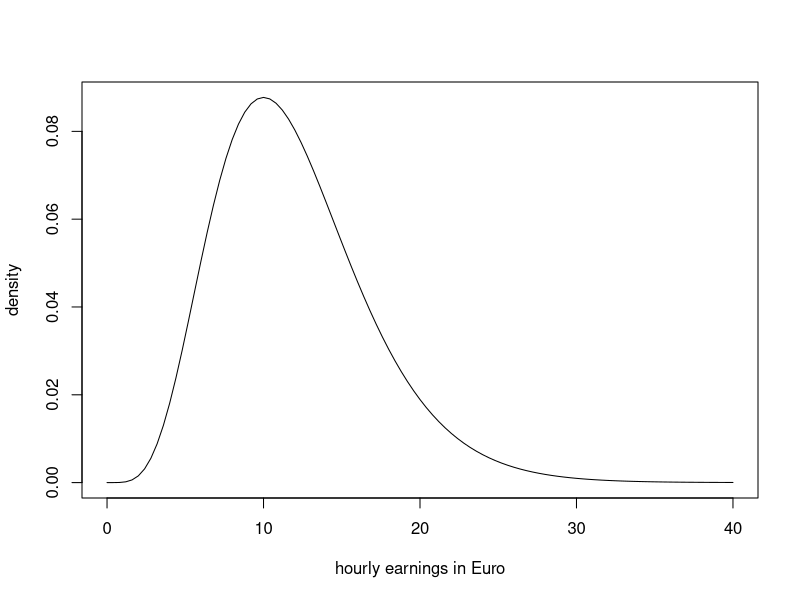
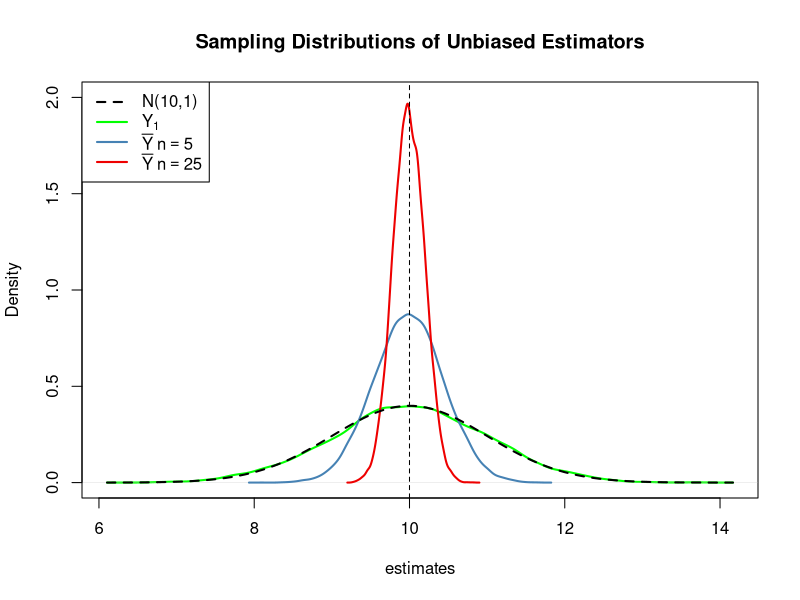
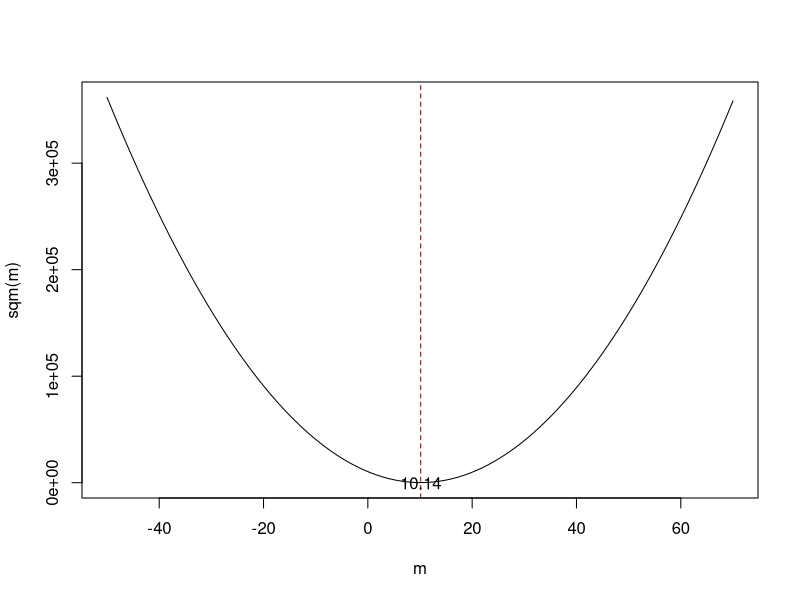
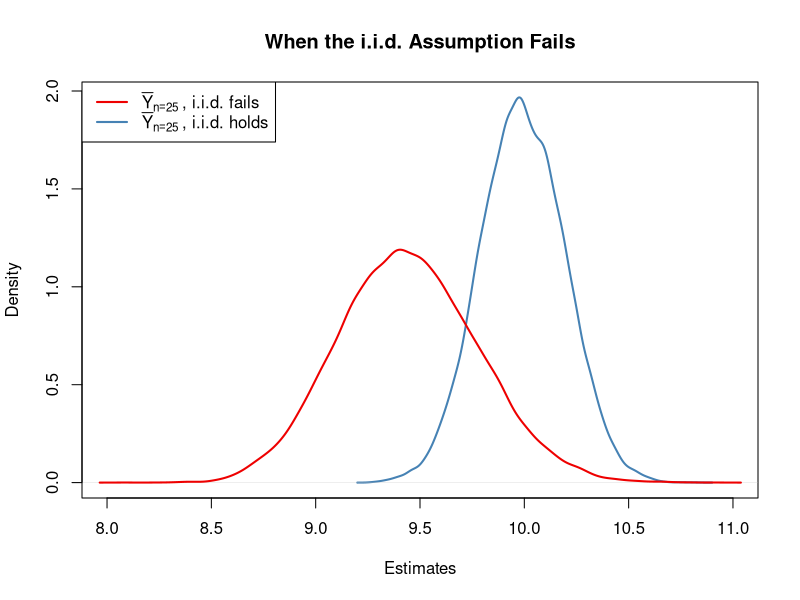
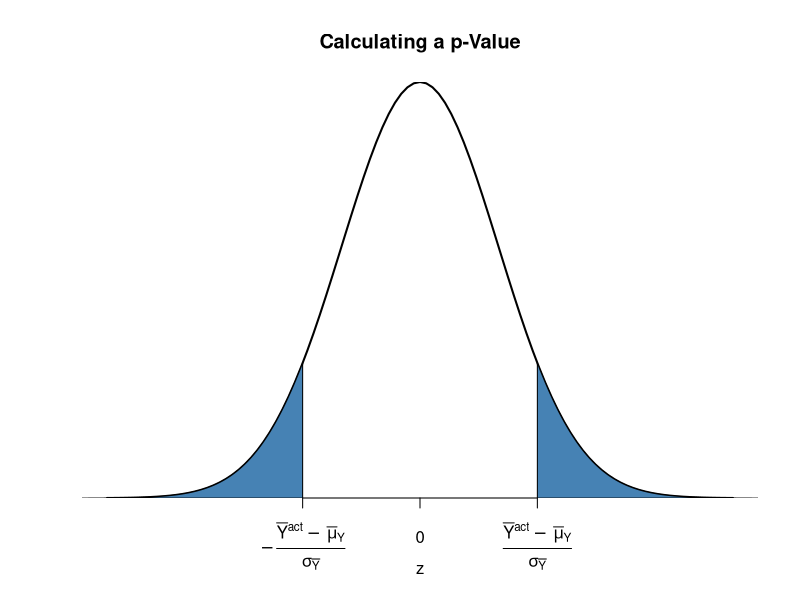
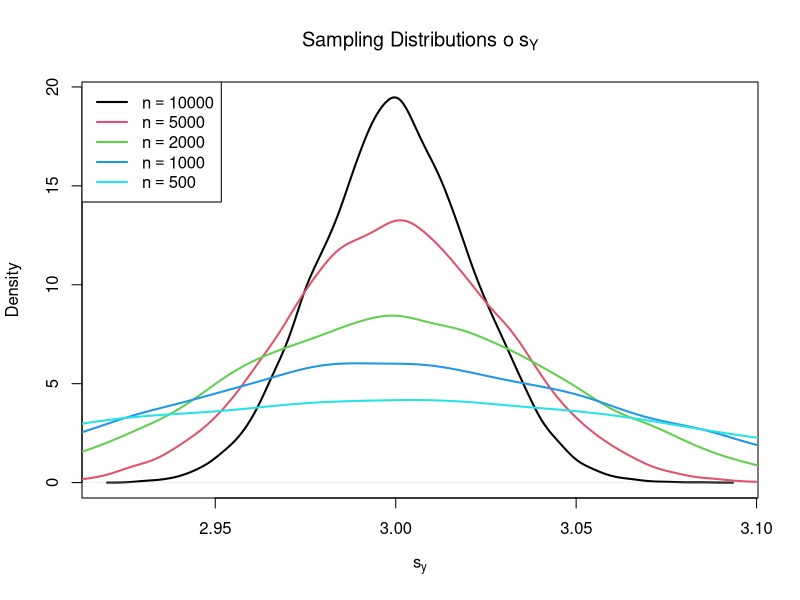
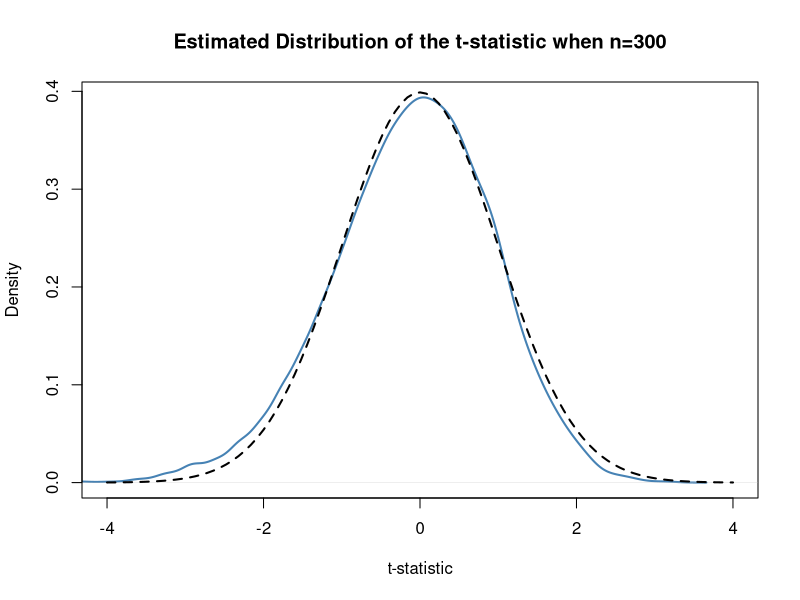
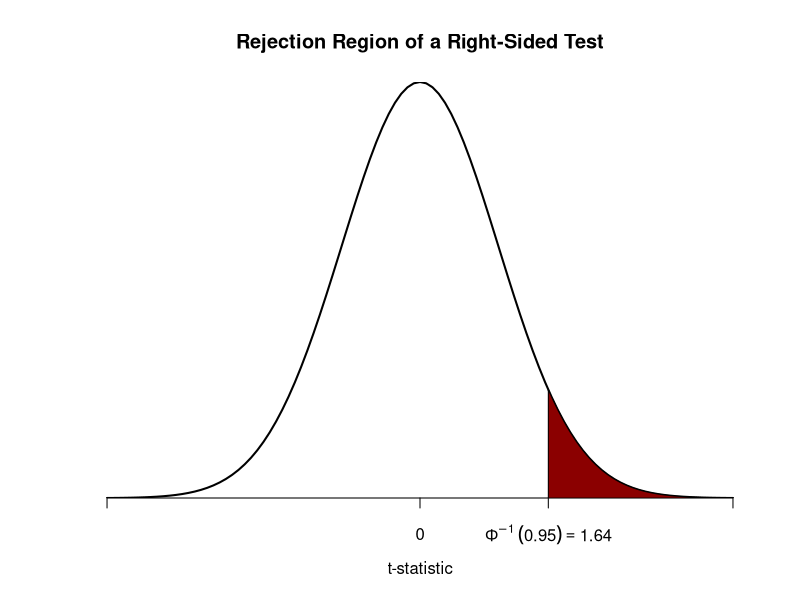

Write the R code that produced these figures, in order. (Note: this script raises an error after producing the figures.)
## ---- chunk 1
cat('
<div class = "keyconcept" id="KC3.1">
<h3 class = "right"> Key Concept 3.1 </h3>          
<h3 class = "left"> Estimators and Estimates </h3>

*Estimators* are functions of sample data drawn from an unknown population. *Estimates* are numeric values computed by estimators based on the sample data. Estimators are random variables because they are functions of *random* data. Estimates are nonrandom numbers.

</div>
')
## ---- chunk 2
cat('\\begin{keyconcepts}[Estimators and Estimates]{3.1}
\\textit{Estimators} are functions of sample data that are drawn randomly from an unknown population. \\textit{Estimates} are numeric values computed by estimators based on the sample data. Estimators are random variables because they are functions of \\textit{random} data. Estimates are nonrandom numbers.
\\end{keyconcepts}')
## ---- chunk 3
# plot the chi_12^2 distribution
curve(dchisq(x, df=12), 
      from = 0, 
      to = 40, 
      ylab = "density", 
      xlab = "hourly earnings in Euro")
## ---- chunk 4
# set seed for reproducibility
set.seed(1)

# sample from the chi_12^2 distribution, use only the first observation
rsamp <- rchisq(n = 100, df = 12)
rsamp[1]
## ---- chunk 5
cat('
<div class = "keyconcept" id="KC3.2">
<h3 class = "right"> Key Concept 3.2 </h3>          
<h3 class = "left"> Bias, Consistency and Efficiency </h3>

Desirable characteristics of an estimator include unbiasedness, consistency and efficiency.

**Unbiasedness:**  
If the mean of the sampling distribution of some estimator $\\hat\\mu_Y$ for the population mean $\\mu_Y$ equals $\\mu_Y$,
$$ E(\\hat\\mu_Y) = \\mu_Y, $$
the estimator is unbiased for $\\mu_Y$. The *bias* of $\\hat\\mu_Y$ then is $0$:

$$ E(\\hat\\mu_Y) - \\mu_Y = 0$$

**Consistency:**

We want the uncertainty of the estimator $\\mu_Y$ to decrease as the number of observations in the sample grows. More precisely, we want the probability that the estimate $\\hat\\mu_Y$ falls within a small interval around the true value $\\mu_Y$ to get increasingly closer to $1$ as $n$ grows. We write this as

$$ \\hat\\mu_Y \\xrightarrow{p} \\mu_Y. $$

**Variance and efficiency:**

We want the estimator to be efficient. Suppose we have two estimators, $\\hat\\mu_Y$ and $\\overset{\\sim}{\\mu}_Y$ and for some given sample size $n$ it holds that

$$ E(\\hat\\mu_Y) = E(\\overset{\\sim}{\\mu}_Y) = \\mu_Y $$
but
$$\\text{Var}(\\hat\\mu_Y) < \\text{Var}(\\overset{\\sim}{\\mu}_Y).$$

We then prefer to use $\\hat\\mu_Y$ as it has a lower variance than $\\overset{\\sim}{\\mu}_Y$, meaning that $\\hat\\mu_Y$ is more *efficient* in using the information provided by the observations in the sample.

</div>
')
## ---- chunk 6
cat('\\begin{keyconcepts}[Bias\\comma Consistency and Efficiency]{3.2}
Desirable characteristics of an estimator include unbiasedness, consistency and efficiency.\\newline

\\textbf{Unbiasedness:}

If the mean of the sampling distribution of some estimator $\\hat\\mu_Y$ for the population mean $\\mu_Y$ equals $\\mu_Y$,
$$ E(\\hat\\mu_Y) = \\mu_Ym, $$
the estimator is unbiased for $\\mu_Y$. The \\textit{bias} of $\\hat\\mu_Y$ then is $0$:

$$ E(\\hat\\mu_Y) - \\mu_Y = 0$$

\\textbf{Consistency:}

We want the uncertainty of the estimator $\\mu_Y$ to decrease as the number of observations in the sample grows. More precisely, we want the probability that the estimate $\\hat\\mu_Y$ falls within a small interval around the true value $\\mu_Y$ to get increasingly closer to $1$ as $n$ grows. We write this as

$$ \\hat\\mu_Y \\xrightarrow{p} \\mu_Y. $$

\\textbf{Variance and efficiency:}

We want the estimator to be efficient. Suppose we have two estimators, $\\hat\\mu_Y$ and $\\overset{\\sim}{\\mu}_Y$ and for some given sample size $n$ it holds that

$$ E(\\hat\\mu_Y) = E(\\overset{\\sim}{\\mu}_Y) = \\mu_Y $$
but
$$\\text{Var}(\\hat\\mu_Y) < \\text{Var}(\\overset{\\sim}{\\mu}_Y).$$

We then prefer to use $\\hat\\mu_Y$ as it has a lower variance than $\\overset{\\sim}{\\mu}_Y$, meaning that $\\hat\\mu_Y$ is more \\textit{efficient} in using the information provided by the observations in the sample.
\\end{keyconcepts}')
## ---- chunk 7
# generate a fictious population
pop <- rnorm(10000, 10, 1)

# sample from the population and estimate the mean
est1 <- replicate(expr = mean(sample(x = pop, size = 5)), n = 25000)

est2 <- replicate(expr = mean(sample(x = pop, size = 25)), n = 25000)

fo <- replicate(expr = sample(x = pop, size = 5)[1], n = 25000)
## ---- chunk 8
# check if object type is vector
is.vector(est1)
is.vector(est2)

# check length
length(est1)
length(est2)
## ---- chunk 9
# plot density estimate Y_1
plot(density(fo), 
      col = "green", 
      lwd = 2,
      ylim = c(0, 2),
      xlab = "estimates",
      main = "Sampling Distributions of Unbiased Estimators")

# add density estimate for the distribution of the sample mean with n=5 to the plot
lines(density(est1), 
     col = "steelblue", 
     lwd = 2, 
     bty = "l")

# add density estimate for the distribution of the sample mean with n=25 to the plot
lines(density(est2), 
      col = "red2", 
      lwd = 2)

# add a vertical line at the true parameter
abline(v = 10, lty = 2)

# add N(10,1) density to the plot
curve(dnorm(x, mean = 10), 
     lwd = 2,
     lty = 2,
     add = T)

# add a legend
legend("topleft",
       legend = c("N(10,1)",
                  expression(Y[1]),
                  expression(bar(Y) ~ n == 5),
                  expression(bar(Y) ~ n == 25)
                  ), 
       lty = c(2, 1, 1, 1), 
       col = c("black","green", "steelblue", "red2"),
       lwd = 2)
## ---- chunk 10
# define the function and vectorize it
sqm <- function(m) {
 sum((y-m)^2)
}
sqm <- Vectorize(sqm)

# draw random sample and compute the mean
y <- rnorm(100, 10, 1)
mean(y)
## ---- chunk 11
# plot the objective function
curve(sqm(x), 
      from = -50, 
      to = 70,
      xlab = "m",
      ylab = "sqm(m)")

# add vertical line at mean(y)
abline(v = mean(y), 
       lty = 2, 
       col = "darkred")

# add annotation at mean(y)
text(x = mean(y), 
     y = 0, 
     labels = paste(round(mean(y), 2)))
## ---- chunk 12
# compute the population mean of pop
mean(pop)
## ---- chunk 13
# simulate outcomes for the sample mean when the i.i.d. assumption fails
est3 <-  replicate(n = 25000, 
                   expr = mean(sample(x = sort(pop), 
                                      size = 10, 
                                      prob = c(rep(4, 2500), rep(1, 7500)))))

# compute the sample mean of the outcomes
mean(est3)
## ---- chunk 14
# sampling distribution of sample mean, i.i.d. holds, n=25
plot(density(est2), 
      col = "steelblue",
      lwd = 2,
      xlim = c(8, 11),
      xlab = "Estimates",
      main = "When the i.i.d. Assumption Fails")

# sampling distribution of sample mean, i.i.d. fails, n=25
lines(density(est3),
      col = "red2",
      lwd = 2)

# add a legend
legend("topleft",
       legend = c(expression(bar(Y)[n == 25]~", i.i.d. fails"),
                  expression(bar(Y)[n == 25]~", i.i.d. holds")
                  ), 
       lty = c(1, 1), 
       col = c("red2", "steelblue"),
       lwd = 2)
## ---- chunk 15
# plot the standard normal density on the interval [-4,4]
curve(dnorm(x),
      xlim = c(-4, 4),
      main = "Calculating a p-Value",
      yaxs = "i",
      xlab = "z",
      ylab = "",
      lwd = 2,
      axes = "F")

# add x-axis
axis(1, 
     at = c(-1.5, 0, 1.5), 
     padj = 0.75,
     labels = c(expression(-frac(bar(Y)^"act"~-~bar(mu)[Y,0], sigma[bar(Y)])),
                0,
                expression(frac(bar(Y)^"act"~-~bar(mu)[Y,0], sigma[bar(Y)]))))

# shade p-value/2 region in left tail
polygon(x = c(-6, seq(-6, -1.5, 0.01), -1.5),
        y = c(0, dnorm(seq(-6, -1.5, 0.01)),0), 
        col = "steelblue")

# shade p-value/2 region in right tail
polygon(x = c(1.5, seq(1.5, 6, 0.01), 6),
        y = c(0, dnorm(seq(1.5, 6, 0.01)), 0), 
        col = "steelblue")
## ---- chunk 16
# vector of sample sizes
n <- c(10000, 5000, 2000, 1000, 500)

# sample observations, estimate using 'sd()' and plot the estimated distributions
sq_y <- replicate(n = 10000, expr = sd(rnorm(n[1], 10, 3)))
plot(density(sq_y),
     main = expression("Sampling Distributions o" ~ s[Y]),
     xlab = expression(s[y]),
     lwd = 2)

for (i in 2:length(n)) {
  sq_y <- replicate(n = 10000, expr = sd(rnorm(n[i], 10, 3)))
  lines(density(sq_y), 
        col = i, 
        lwd = 2)
}

# add a legend
legend("topleft",
       legend = c(expression(n == 10000),
                  expression(n == 5000),
                  expression(n == 2000),
                  expression(n == 1000),
                  expression(n == 500)), 
       col = 1:5,
       lwd = 2)
## ---- chunk 17
cat('
<div class = "keyconcept" id="KC3.4">
<h3 class = "right"> Key Concept 3.4 </h3>          
<h3 class = "left"> The Standard Error of $\\overline{Y}$ </h3>

Take an i.i.d. sample $Y_1, \\dots, Y_n$. The mean of $Y$ is consistently estimated by $\\overline{Y}$, the sample mean of the $Y_i$. Since $\\overline{Y}$ is a random variable, it has a sampling distribution with variance $\\frac{\\sigma_Y^2}{n}$.

The standard error of $\\overline{Y}$, denoted $SE(\\overline{Y})$ is an estimator of the standard deviation of $\\overline{Y}$:

$$ SE(\\overline{Y}) = \\hat\\sigma_{\\overline{Y}} = \\frac{s_Y}{\\sqrt{n}} $$

The caret (^) over $\\sigma$ indicates that $\\hat\\sigma_{\\overline{Y}}$ is an estimator for $\\sigma_{\\overline{Y}}$. 
</div>
')
## ---- chunk 18
cat('\\begin{keyconcepts}[The Standard Error of $\\overline{Y}$]{3.4}
Take an i.i.d. sample $Y_1, \\dots, Y_n$. The mean of $Y$ is consistently estimated by $\\overline{Y}$, the sample mean of the $Y_i$. Since $\\overline{Y}$ is a random variable, it has a sampling distribution with variance $\\frac{\\sigma_Y^2}{n}$.

The standard error of $\\overline{Y}$, denoted $SE(\\overline{Y})$ is an estimator of the standard deviation of $\\overline{Y}$:

$$ SE(\\overline{Y}) = \\hat\\sigma_{\\overline{Y}} = \\frac{s_Y}{\\sqrt{n}} $$

The caret (\\string^) over $\\sigma$ indicates that $\\hat\\sigma_{\\overline{Y}}$ is an estimator for $\\sigma_{\\overline{Y}}$. 
\\end{keyconcepts}
')
## ---- chunk 19
# draw 10000 samples of size 100 and estimate the mean of Y and
# estimate the standard error of the sample mean

mean_estimates <- numeric(10000)
se_estimates <- numeric(10000)

for (i in 1:10000) {
  
  s <- sample(0:1, 
              size = 100,  
              prob = c(0.9, 0.1),
              replace = T)
  
  mean_estimates[i] <- mean(s)
  se_estimates[i] <- sqrt(mean(s) * (1 - mean(s)) / 100)

}

mean(mean_estimates)
mean(se_estimates)
## ---- chunk 20
# sample and estimate, compute standard error
samplemean_act <- mean(
  sample(0:1, 
         prob = c(0.9, 0.1), 
         replace = T, 
         size = 100))

SE_samplemean <- sqrt(samplemean_act * (1 - samplemean_act) / 100)

# null hypothesis
mean_h0 <- 0.1

# compute the p-value
pvalue <- 2 * pnorm(- abs(samplemean_act - mean_h0) / SE_samplemean)
pvalue
## ---- chunk 21
# compute a t-statistic for the sample mean
tstatistic <- (samplemean_act - mean_h0) / SE_samplemean
tstatistic
## ---- chunk 22
# prepare empty vector for t-statistics
tstatistics <- numeric(10000)

# set sample size
n <- 300

# simulate 10000 t-statistics
for (i in 1:10000) {
  
  s <- sample(0:1, 
              size = n,  
              prob = c(0.9, 0.1),
              replace = T)
  
  tstatistics[i] <- (mean(s)-0.1)/sqrt(var(s)/n)
  
}
## ---- chunk 23
# plot density and compare to N(0,1) density
plot(density(tstatistics),
     xlab = "t-statistic",
     main = "Estimated Distribution of the t-statistic when n=300",
     lwd = 2,
     xlim = c(-4, 4),
     col = "steelblue")

# N(0,1) density (dashed)
curve(dnorm(x), 
      add = T, 
      lty = 2, 
      lwd = 2)
## ---- chunk 24
cat('
<div class = "keyconcept" id="KC3.5">
<h3 class = "right"> Key Concept 3.5 </h3>          
<h3 class = "left"> The Terminology of Hypothesis Testing </h3>

In hypothesis testing, two types of mistakes are possible:

1. The null hypothesis *is* rejected although it is true (type-I-error)  

2. The null hypothesis *is not* rejected although it is false (type-II-error) 

The **significance level** of the test is the probability to commit a type-I-error we are willing to accept in advance. E.g., using a prespecified significance level of $0.05$, we reject the null hypothesis if and only if the $p$-value is less than $0.05$. The significance level is chosen before the test is conducted.

An equivalent procedure is to reject the null hypothesis if the observed test statistic is, in absolute value terms, larger than the **critical value** of the test statistic. The critical value is determined by the significance level chosen and defines two disjoint sets of values which are called **acceptance region** and **rejection region**. The acceptance region contains all values of the test statistic for which the test does not reject while the rejection region contains all the values for which the test does reject.

The **$p$-value** is the probability that, in repeated sampling under the same conditions a test statistic is observed that provides just as much evidence against the null hypothesis as the test statistic actually observed.

The actual probability that the test rejects the true null hypothesis is called the **size of the test**. In an ideal setting, the size does equals the significance level.

The probability that the test correctly rejects a false null hypothesis is called **power**. 

</div>
')
## ---- chunk 25
cat('\\begin{keyconcepts}[The Terminology of Hypothesis Testing]{3.5}
In hypothesis testing, two types of mistakes are possible:\\newline

\\begin{enumerate}
\\item The null hypothesis \\textit{is} rejected although it is true (type-I-error)  
\\item The null hypothesis \\textit{is not} rejected although it is false (type-II-error) 
\\end{enumerate}\\vspace{0.5cm}

The \\textit{significance level} of the test is the probability to commit a type-I-error we are willing to accept in advance. E.g., using a prespecified significance level of $0.05$, we reject the null hypothesis if and only if the $p$-value is less than $0.05$. The significance level is chosen before the test is conducted.\\newline

An equivalent procedure is to reject the null hypothesis if the observed test statistic is, in absolute value terms, larger than the \\textit{critical value} of the test statistic. The critical value is determined by the significance level chosen and defines two disjoint sets of values which are called \\textit{acceptance region} and \\textit{rejection region}. The acceptance region contains all values of the test statistic for which the test does not reject while the rejection region contains all the values for which the test does reject.\\newline

The \\textit{$p$-value} is the probability that, in repeated sampling under the same conditions, a test statistic is observed that provides just as much evidence against the null hypothesis as the test statistic actually observed.\\newline

The actual probability that the test rejects the true null hypothesis is called the \\textit{size of the test}. In an ideal setting, the size equals the significance level.\\newline

The probability that the test correctly rejects a false null hypothesis is called \\textit{power}. 
\\end{keyconcepts}
')
## ---- chunk 26
# check whether p-value < 0.05
pvalue < 0.05
## ---- chunk 27
# check the critical value
qnorm(p = 0.975)

# check whether the null is rejected using the t-statistic computed further above
abs(tstatistic) > 1.96
## ---- chunk 28
cat('
<div class = "keyconcept" id="KC3.6">
<h3 class = "right"> Key Concept 3.6 </h3>          
<h3 class = "left"> Testing the Hypothesis $E(Y) = \\mu_{Y,0}$ Against the Alternative $E(Y) \\neq \\mu_{Y,0}$ </h3>

1. Estimate $\\mu_{Y}$ using $\\overline{Y}$ and compute the $SE(\\overline{Y})$, standard error of $\\overline{Y}$.

2. Compute the $t$-statistic.

3. Compute the $p$-value and reject the null hypothesis at the $5\\%$ level of significance if the $p$-value is smaller than $0.05$ or, equivalently, if
$$ \\left\\lvert t^{act} \\right\\rvert > 1.96. $$
</div>

')
## ---- chunk 29
cat('\\begin{keyconcepts}[Testing the Hypothesis $E(Y) = \\mu_{Y,0}$ Against the Alternative $E(Y) \\neq \\mu_{Y,0}$]{3.6}
\\begin{enumerate}
\\item Estimate $\\mu_{Y}$ using $\\overline{Y}$ and compute $SE(\\overline{Y})$, the standard error of $SE(\\overline{Y})$.
\\item Compute the $t$-statistic.
\\item Compute the $p$-value and reject the null hypothesis at the $5\\%$ level of significance if the $p$-value is smaller than $0.05$ or, equivalently, if $$\\left\\lvert t^{act} \\right\\rvert > 1.96.$$
\\end{enumerate}
\\end{keyconcepts}
')
## ---- chunk 30
# plot the standard normal density on the domain [-4,4]
curve(dnorm(x),
      xlim = c(-4, 4),
      main = "Rejection Region of a Right-Sided Test",
      yaxs = "i",
      xlab = "t-statistic",
      ylab = "",
      lwd = 2,
      axes = "F")

# add the x-axis
axis(1, 
     at = c(-4, 0, 1.64, 4), 
     padj = 0.5,
     labels = c("", 0, expression(Phi^-1~(.95)==1.64), ""))

# shade the rejection region in the left tail
polygon(x = c(1.64, seq(1.64, 4, 0.01), 4),
        y = c(0, dnorm(seq(1.64, 4, 0.01)), 0), 
        col = "darkred")
## ---- chunk 31
# plot the the standard normal density on the domain [-4,4]
curve(dnorm(x),
      xlim = c(-4, 4),
      main = "Rejection Region of a Left-Sided Test",
      yaxs = "i",
      xlab = "t-statistic",
      ylab = "",
      lwd = 2,
      axes = "F")

# add x-axis
axis(1, 
     at = c(-4, 0, -1.64, 4), 
     padj = 0.5,
     labels = c("", 0, expression(Phi^-1~(.05)==-1.64), ""))

# shade rejection region in right tail
polygon(x = c(-4, seq(-4, -1.64, 0.01), -1.64),
        y = c(0, dnorm(seq(-4, -1.64, 0.01)), 0), 
        col = "darkred")
## ---- chunk 32
cat('
<div class = "keyconcept" id="KC3.7">
<h3 class = "right"> Key Concept 3.7 </h3>          
<h3 class = "left"> Confidence Intervals for the Population Mean </h3>

A $95\\%$ confidence interval for $\\mu_Y$ is a random variable that contains the true $\\mu_Y$ in $95\\%$ of all possible random samples. When $n$ is large we can use the normal approximation. Then, $99\\%$, $95\\%$, $90\\%$ confidence intervals are

\\begin{align}
&99\\%\\text{ confidence interval for } \\mu_Y = \\left[ \\overline{Y} \\pm 2.58 \\times SE(\\overline{Y}) \\right], \\\\
&95\\%\\text{ confidence interval for } \\mu_Y = \\left[\\overline{Y} \\pm 1.96 \\times SE(\\overline{Y}) \\right], \\\\
&90\\%\\text{ confidence interval for } \\mu_Y = \\left[ \\overline{Y} \\pm 1.64 \\times SE(\\overline{Y}) \\right].
\\end{align}

These confidence intervals are sets of null hypotheses we cannot reject in a two-sided hypothesis test at the given level of confidence.

Now consider the following statements.

1. In repeated sampling, the interval
$$ \\left[ \\overline{Y} \\pm 1.96 \\times SE(\\overline{Y}) \\right] $$
covers the true value of $\\mu_Y$ with a probability of $95\\%$.

2. We have computed $\\overline{Y} = 5.1$ and $SE(\\overline{Y})=2.5$ so the interval
$$ \\left[ 5.1  \\pm 1.96 \\times 2.5 \\right] = \\left[0.2,10\\right] $$ covers the true value of $\\mu_Y$ with a probability of $95\\%$.

While 1. is right (this is in line with the definition above), 2. is wrong and none of your lecturers wants to read such a sentence in a term paper, written exam or similar, believe us.
The difference is that, while 1. is the definition of a random variable, 2. is one possible *outcome* of this random variable so there is no meaning in making any probabilistic statement about it. Either the computed interval does cover $\\mu_Y$ *or* it does not!

</div>
')
## ---- chunk 33
cat('\\begin{keyconcepts}[Confidence Intervals for the Population Mean]{3.7}
A $95\\%$ confidence interval for $\\mu_Y$ is a \\texttt{random variable} that contains the true $\\mu_Y$ in $95\\%$ of all possible random samples. When $n$ is large we can use the normal approximation. Then, $99\\%$, $95\\%$, $90\\%$ confidence intervals are

\\begin{align}
&99\\%\\text{ confidence interval for } \\mu_Y = \\left[ \\overline{Y} \\pm 2.58 \\times SE(\\overline{Y}) \\right], \\\\
&95\\%\\text{ confidence interval for } \\mu_Y = \\left[\\overline{Y} \\pm 1.96 \\times SE(\\overline{Y}) \\right], \\\\
&90\\%\\text{ confidence interval for } \\mu_Y = \\left[ \\overline{Y} \\pm 1.64 \\times SE(\\overline{Y}) \\right].
\\end{align}

These confidence intervals are sets of null hypotheses we cannot reject in a two-sided hypothesis test at the given level of confidence.\\newline

Now consider the following statements.\\newline

\\begin{enumerate}
\\item In repeated sampling, the interval
$$ \\left[ \\overline{Y} \\pm 1.96 \\times SE(\\overline{Y}) \\right] $$
covers the true value of $\\mu_Y$ with a probability of $95\\%$.

\\item We have computed $\\overline{Y} = 5.1$ and $SE(\\overline{Y})=2.5$ so the interval
$$ \\left[5.1  \\pm 1.96 \\times 2.5 \\right] = \\left[0.2,10\\right] $$ covers the true value of $\\mu_Y$ with a probability of $95\\%$.
\\end{enumerate}\\vspace{0.5cm}

While 1. is right (this is in line with the definition above), 2. is wrong and none of your lecturers wants to read such a sentence in a term paper, written exam or similar, believe us.
The difference is that, while 1. is the definition of a random variable, 2. is one possible \\textit{outcome} of this random variable so there is no meaning in making any probabilistic statement about it. Either the computed interval \\textit{does cover} $\\mu_Y$ or it \\textit{does not}!
\\end{keyconcepts}
')
## ---- chunk 34
# set seed
set.seed(1)

# generate some sample data
sampledata <- rnorm(100, 10, 10)

# check the type of the outcome produced by t.test
typeof(t.test(sampledata))

# display the list elements produced by t.test
ls(t.test(sampledata))
## ---- chunk 35
t.test(sampledata)$"conf.int"
## ---- chunk 36
t.test(sampledata)
## ---- chunk 37
# set random seed
set.seed(1)

# draw data from two different populations with equal mean
sample_pop1 <- rnorm(100, 10, 10)
sample_pop2 <- rnorm(100, 10, 20)

# perform a two sample t-test
t.test(sample_pop1, sample_pop2)
## ---- chunk 38
# load the 'readxl' package
library(readxl)
## ---- chunk 39
# import the data into R
cps <- read_excel(path = "data/cps_ch3.xlsx")
## ---- chunk 40
# load the 'dplyr' package
library(dplyr)
## ---- chunk 41
# get an overview of the data structure
head(cps)

# group data by gender and year and compute the mean, standard deviation
# and number of observations for each group
avgs <- cps %>% 
        group_by(a_sex, year) %>% 
        summarise(mean(ahe08), 
                  sd(ahe08), 
                  n())

# print the results to the console
print(avgs)
## ---- chunk 42
# split the dataset by gender
male <- avgs %>% dplyr::filter(a_sex == 1) 

female <- avgs %>% dplyr::filter(a_sex == 2)

# rename columns of both splits
colnames(male)   <- c("Sex", "Year", "Y_bar_m", "s_m", "n_m")
colnames(female) <- c("Sex", "Year", "Y_bar_f", "s_f", "n_f")

# estimate gender gaps, compute standard errors and confidence intervals for all dates
gap <- male$Y_bar_m - female$Y_bar_f

gap_se <- sqrt(male$s_m^2 / male$n_m + female$s_f^2 / female$n_f)

gap_ci_l <- gap - 1.96 * gap_se

gap_ci_u <- gap + 1.96 * gap_se

result <- cbind(male[,-1], female[,-(1:2)], gap, gap_se, gap_ci_l, gap_ci_u)

# print the results to the console
print(result, digits = 3)
## ---- chunk 43
# set random seed
set.seed(123)

# generate dataset
X <- runif(n = 100, 
           min = 18, 
           max = 70)

Y <- X + rnorm(n=100, 50, 15)

# plot observations
plot(X, 
     Y, 
     type = "p",
     main = "A Scatterplot of X and Y",
     xlab = "Age",
     ylab = "Earnings",
     col = "steelblue",
     pch = 19)
## ---- chunk 44
# compute sample covariance of X and Y
cov(X, Y)

# compute sample correlation between X and Y
cor(X, Y)

# an equivalent way to compute the sample correlation
cov(X, Y) / (sd(X) * sd(Y))
## ---- chunk 45
library(MASS)

# set random seed
set.seed(1)

# positive correlation (0.81)
example1 <- mvrnorm(100,
                    mu = c(0, 0), 
                    Sigma = matrix(c(2, 2, 2, 3), ncol = 2),
                    empirical = TRUE)

# negative correlation (-0.81)
example2 <- mvrnorm(100,
                    mu = c(0, 0), 
                    Sigma = matrix(c(2, -2, -2, 3), ncol = 2),
                    empirical = TRUE)

# no correlation 
example3 <- mvrnorm(100,
                    mu = c(0, 0), 
                    Sigma = matrix(c(1, 0, 0, 1), ncol = 2),
                    empirical = TRUE)

# no correlation (quadratic relationship)
X <- seq(-3, 3, 0.01)
Y <- - X^2 + rnorm(length(X))

example4 <- cbind(X, Y)

# divide plot area as 2-by-2 array
par(mfrow = c(2, 2))

# plot datasets
plot(example1, col = "steelblue", pch = 20, xlab = "X", ylab = "Y", 
     main = "Correlation = 0.81")

plot(example2, col = "steelblue", pch = 20, xlab = "X", ylab = "Y", 
     main = "Correlation = -0.81")

plot(example3, col = "steelblue", pch = 20, xlab = "X", ylab = "Y", 
     main = "Correlation = 0")

plot(example4, col = "steelblue", pch = 20, xlab = "X", ylab = "Y", 
     main = "Correlation = 0")
## ---- chunk 46
if (my_output=="html") {
  cat('
<div  class = "DCexercise">

#### 1. Biased ... {-}

Consider the following alternative estimator for $\\mu_Y$, the mean of the $Y_i$

$$\\widetilde{Y}=\\frac{1}{n-1}\\sum\\limits_{i=1}^n Y_i$$

In this exercise we will illustrate that this estimator is a biased estimator for $\\mu_Y$.

**Instructions:**

  + Define a function <tt>Y_tilde</tt> that implements the estimator above.
  
  + Randomly draw 5 observations from the $\\mathcal{N}(10, 25)$ distribution and compute an estimate using <tt>Y_tilde()</tt>. Repeat this procedure 10000 times and store the results in <tt>est_biased</tt>. 
  
  + Plot a histogram of <tt>est_biased</tt>.
  
  + Add a red vertical line at $\\mu=10$ using the function <tt>abline()</tt>.
  
<iframe src="DCL/ex3_1.html" frameborder="0" scrolling="no" style="width:100%;height:400px"></iframe>

**Hints:**

  + To compute the sum of a vector you can use <tt>sum()</tt>, to get the length of a vector you can use <tt>length()</tt>.
  
  + Use the function <tt>replicate()</tt> to compute repeatedly estimates of random samples. With the arguments <tt>expr</tt> and <tt>n</tt> you can specify the operation and how often it has to be replicated.
  
  + A histogram can be plotted with the function <tt>hist()</tt>.
  
  + The point on the x-axis as well as the color for the vertical line can be specified via the arguments <tt>v</tt> and <tt>col</tt>.

</div>')
} else {
  cat('\\begin{center}\\textit{This interactive part of the book is only available in the HTML version.}\\end{center}')
}
## ---- chunk 47
if (my_output=="html") {
  cat('
<div  class = "DCexercise">

#### 2. ... but consistent estimator {-}

Consider again the estimator from the previous exercise. It is available in your environment as the function <tt>Y_tilde()</tt>. You are requested to do the same procedure as in the previous exercise. This time, however, increase the number of observations to draw from 5 to 1000. 

What do you notice? What can you say about this estimator?

**Instructions:**

  + Randomly draw 1000 observations from the $\\mathcal{N}(10, 25)$ distribution and compute an estimate of the mean using <tt>Y_tilde()</tt>. Repeat this procedure 10000 times and store the results in <tt>est_consistent</tt>. 
  
  + Plot a histogram of <tt>est_consistent</tt>.
  
  + Add a red vertical line at $\\mu=10$ using the function <tt>abline()</tt>.
  
<iframe src="DCL/ex3_2.html" frameborder="0" scrolling="no" style="width:100%;height:340px"></iframe>

**Hints:**

  + Use the function <tt>replicate()</tt> to compute estimates of repeatedly drawn random samples. Using the arguments <tt>expr</tt> and <tt>n</tt> you may specify the operation and how often it will be replicated.
  
  + A histogram can be plotted with the function <tt>hist()</tt>.
  
  + The position on the x-axis as well as the color for the vertical line can be specified via the arguments <tt>v</tt> and <tt>col</tt>.

</div>')}
## ---- chunk 48
if (my_output=="html") {
  cat('
<div  class = "DCexercise">

#### 3. Efficiency of an Estimator {-}

In this exercise we want to illustrate the result that the sample mean

$$\\hat{\\mu}_Y=\\sum\\limits_{i=1}^{n}a_iY_i$$ with the equal weighting scheme $a_i=\\frac{1}{n}$ for $i=1,...,n$ is the best linear unbiased estimator (BLUE) of $\\mu_Y$. 

As an alternative, consider the estimator

$$\\tilde{\\mu}_Y=\\sum\\limits_{i=1}^{n}b_iY_i$$

where $b_i$ gives the first $\\frac{n}{2}$ observations a higher weighting than the second $\\frac{n}{2}$ observations (we assume that $n$ is even for simplicity). 

The vector of weights <tt>w</tt> has been defined already and is available in your working environment.

**Instructions:**

  + Verify that $\\tilde{\\mu}$ is an unbiased estimator of $\\mu_Y$, the mean of the $Y_i$.
  
  + Implement the alternative estimator of $\\mu_Y$ as a function <tt>mu_tilde()</tt>.

  + Randomly draw 100 observations from the $\\mathcal{N}(5, 10)$ distribution and compute estimates with both estimators. Repeat this procedure 10000 times and store the results in <tt>est_bar</tt> and <tt>est_tilde</tt>.
  
  + Compute the sample variances of <tt>est_bar</tt> and <tt>est_tilde</tt>. What can you say about both estimators?
  
<iframe src="DCL/ex3_3.html" frameborder="0" scrolling="no" style="width:100%;height:420px"></iframe>

**Hints:**

  + In order for $\\tilde{\\mu}$ to be an unbiased estimator all weights have to sum up to 1.
  
  + Use the function <tt>replicate()</tt> to compute estimates of repeatedly drawn samples. With the arguments <tt>expr</tt> and <tt>n</tt> you can specify the operation and how often it is replicated.

  + You may use <tt>var()</tt> the compute the sample variance.

</div>')}
## ---- chunk 49
if (my_output=="html") {
  cat('
<div  class = "DCexercise">

#### 4. Hypothesis Test --- $t$-statistic {-}

Consider the CPS dataset from Chapter \\@ref(aattggoe) again. The dataset <tt>cps</tt> is available in your working environment.

We suppose that the average hourly earnings (in prices of 2012) <tt>ahe12</tt> exceed 23.50 $\\$/h$ and wish to test this hypothesis at a significance level of $\\alpha=0.05$. Please do the following:

**Instructions:**

  + Compute the test statistic by hand and assign it to <tt>tstat</tt>.
  
  + Use <tt>tstat</tt> to accept or reject the null hypothesis. Please do so using the normal approximation. 
  
<iframe src="DCL/ex3_4.html" frameborder="0" scrolling="no" style="width:100%;height:340px"></iframe>

**Hints:**

  + We test $H_0:\\mu_{Y_{ahe}}\\leq 23.5$ vs. $H_1:\\mu_{Y_{ahe}}>23.5$. That is, we conduct a right-sided test.
  
  + The $t$-statistic is defined as $\\frac{\\bar{Y}-\\mu_{Y,0}}{s_{Y}/\\sqrt{n}}$ where $s_Y$ denotes the sample variance.

  + To decide whether the null hypothesis is accepted or rejected you can compare the $t$-statistic with the respective quantile of the standard normal distribution. Use logical operators.

</div>')}
## ---- chunk 50
if (my_output=="html") {
  cat('
<div  class = "DCexercise">

#### 5. Hypothesis Test --- $p$-value {-}

Reconsider the test situation from the previous exercise. The dataset <tt>cps</tt> as well as the vector <tt>tstat</tt> are available in your working environment.

Instead of using the $t$-statistic as decision criterion you may also use the $p$-value. Now please do the following:

**Instructions:**

  + Compute the $p$-value by hand and assign it to <tt>pval</tt>.
  
  + Use <tt>pval</tt> to accept or reject the null hypothesis.
  
<iframe src="DCL/ex3_5.html" frameborder="0" scrolling="no" style="width:100%;height:340px"></iframe>

**Hints:**

  + The $p$-value for a right-sided test can be computed as $p=P(t>t^{act}|H_0)$.
  
  + We reject the null if $p<\\alpha$. Use logical operators to check for this.

</div>')}
## ---- chunk 51
if (my_output=="html") {
  cat('
<div  class = "DCexercise">

#### 6. Hypothesis Test --- One Sample $t$-test {-}

In the last two exercises we discussed two ways of conducting a hypothesis test. These approaches are somewhat cumbersome to apply by hand which is why <tt>R</tt> provides the function <tt>t.test()</tt>. It does most of the work automatically. <tt>t.test()</tt> provides $t$-statistics, $p$-values and even confidence intervals (more on the latter in later exercises). Note that <tt>t.test()</tt> uses the $t$-distribution instead of the normal distribution which becomes important when the sample size is small. 

The dataset <tt>cps</tt> and the variable <tt>pval</tt> from Exercise 3.4 are available in your working environment.

**Instructions:**

  + Conduct the hypothesis test from previous exercises using the function <tt>t.test()</tt>.
  
  + Extract the $t$-statistic and the $p$-value from the list created by <tt>t.test()</tt>. Assign them to the variables <tt>tstat</tt> and <tt>pvalue</tt>.
  
  + Verify that using the normal approximation here is valid as well by computing the difference between both $p$-values.
  
<iframe src="DCL/ex3_6.html" frameborder="0" scrolling="no" style="width:100%;height:340px"></iframe>

**Hints:**

  + The type of the test as well as the null hypothesis can be specified via the arguments <tt>alternative</tt> and <tt>mu</tt>.
  
  + The $t$-statistic and the $p$-value can be obtained via <tt>\\$statistic</tt> and <tt>\\$p.value</tt>, respectively.

</div>')}
## ---- chunk 52
if (my_output=="html") {
  cat('
<div  class = "DCexercise">

#### 7. Hypothesis Test --- Two Sample $t$-test {-}

Consider the annual maximum sea levels at Port Pirie (Southern Australia) and Fremantle (Western Australia) for the last 30 years.

The observations are made available as vectors <tt>portpirie</tt> and <tt>fremantle</tt> in your working environment.

**Instructions:**

  + Test whether there is a significant difference in the annual maximum sea levels at a significance level of $\\alpha=0.05$.

<iframe src="DCL/ex3_7.html" frameborder="0" scrolling="no" style="width:100%;height:340px"></iframe>

**Hints:**

  + We test $H_0:\\mu_{P}-\\mu_{F}=0$ vs. $H_1:\\mu_{P}-\\mu_{F}\\ne 0$. That is, we conduct a two sample $t$-test.
  
  + For a two sample $t$-test the function <tt>t.test()</tt> expects two vectors containing the data.

</div>')}
## ---- chunk 53
if (my_output=="html") {
  cat('
<div  class = "DCexercise">

#### 8. Confidence Interval {-}

Reconsider the test situation concerning the annual maximum sea levels at Port Pirie and Fremantle.

The variables <tt>portpirie</tt> and <tt>fremantle</tt> are again available in your working environment.

**Instructions:**

  + Construct a $95\\%$-confidence interval for the difference in the sea levels using <tt>t.test()</tt>.

<iframe src="DCL/ex3_8.html" frameborder="0" scrolling="no" style="width:100%;height:340px"></iframe>

**Hint:**

  + The function <tt>t.test()</tt> computes a $95\\%$ confidence interval by default. This is accessible via <tt>$conf.int</tt>.

</div>')}
## ---- chunk 54
if (my_output=="html") {
  cat('
<div  class = "DCexercise">

#### 9. (Co)variance and Correlation I {-}

Consider a random sample $(X_i, Y_i)$ for $i=1,...,100$.

The respective vectors <tt>X</tt> and <tt>Y</tt> are available in your working environment.

**Instructions:**

  + Compute the variance of $X$ using the function <tt>cov()</tt>.
  
  + Compute the covariance of $X$ and $Y$.
  
  + Compute the correlation between $X$ and $Y$.

<iframe src="DCL/ex3_9.html" frameborder="0" scrolling="no" style="width:100%;height:340px"></iframe>

**Hints:**

  + The variance is a special case of the covariance.
  
  + <tt>cov()</tt> as well as <tt>cor()</tt> expect a vector for each variable.

</div>')}
## ---- chunk 55
if (my_output=="html") {
  cat('
<div  class = "DCexercise">

#### 10. (Co)variance and Correlation II {-}

In this exercise we want to examine the limitations of the correlation as a dependency measure. 

Once the session has initialized you will see the plot of 100 realizations from two random variables $X$ and $Y$.

The respective observations are available in the vectors <tt>X</tt> and <tt>Y</tt> in your working environment.

**Instructions:**

  + Compute the correlation between $X$ and $Y$. Interpret your result critically.

<iframe src="DCL/ex3_10.html" frameborder="0" scrolling="no" style="width:100%;height:340px"></iframe>

**Hint:**

  + <tt>cor()</tt> expects a vector for each variable.

</div>')}
